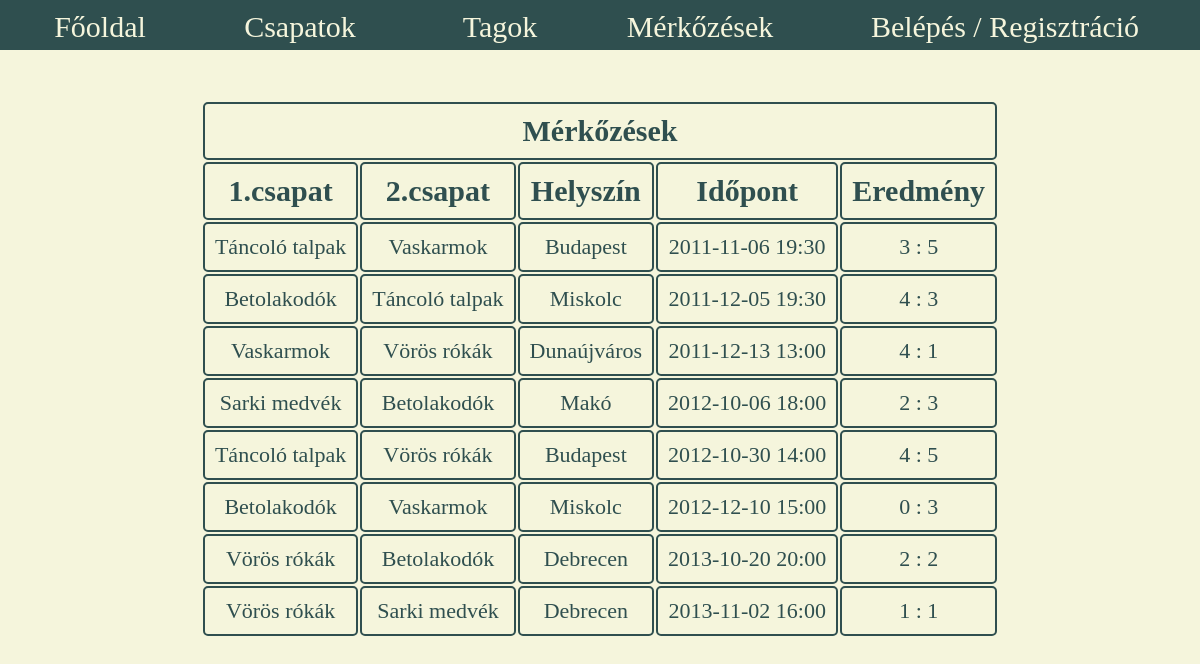
Page /main/merkozes_no_in.php on the committed database.
### tables this page shows
CREATE TABLE `merkozes` (
  `csapatnev1` varchar(50) NOT NULL,
  `csapatnev2` varchar(50) NOT NULL,
  `helyszin` varchar(50) NOT NULL,
  `datum` datetime NOT NULL,
  `eredmeny` varchar(50) DEFAULT 'Nincs rögzítve'
);

### main/db_connect.php (called while the page is built, shortened)
<?php
function csapatsport_connect(){
    $csatlakozas = mysqli_connect("localhost","root","") or die("Nem lehet csatlakozni!");
    mysqli_query($csatlakozas, "SET NAMES utf8");
    mysqli_query($csatlakozas, "SET Character_set_results=utf8");
    mysqli_set_charset($csatlakozas,"utf8");
    return $csatlakozas;
}
function merkozesleker(){
    if (!($merkozes = csapatsport_connect())){
        return false;
    }
    $leker = mysqli_query($merkozes,"SELECT csapatnev1, csapatnev2, helyszin, datum, eredmeny FROM merkozes order by datum");
    return $leker;
}

### main/merkozes_no_in.php (the view, shortened to what this page needs)
<?php
require_once "db_connect.php"
?>
<!DOCTYPE html>
<html lang="hu">
<head>
    <link rel="stylesheet" href="../css/style.css">
</head>
<body>
<header>
    <div id="menu"><ul>
            <li><a href="../index.php">Főoldal</a></li>
            <li><a href="csapat_no_in.php">Csapatok</a></li>
            <li><a href="tag_no_in.php">Tagok</a></li>
            <li><a href="merkozes_no_in.php">Mérkőzések</a></li>
            <li><a href="bere.php" style="width: 270px; padding-left: 70px">Belépés / Regisztráció</a></li>
    </div>
</header>
<div id="main">
    <table>
        <tr><th colspan="6">Mérkőzések</th> </tr>
        <tr>
            <th>1.csapat</th>
            <th>2.csapat</th>
            <th>Helyszín</th>
            <th>Időpont</th>
            <th>Eredmény</th>
        </tr>
        <?php
        $merkozesek = merkozesleker();
        while( $sor = mysqli_fetch_assoc($merkozesek)){
            echo '<tr>';
            echo '<td>'.$sor['csapatnev1'].'</td>';
            echo '<td>'.$sor['csapatnev2'].'</td>';
            echo '<td>'.$sor['helyszin'].'</td>';
            echo '<td>'.substr($sor['datum'],0,16).'</td>';
            echo '<td>'.$sor['eredmeny'].'</td>';
            echo '</tr>';
        }
        ?>
    </table>
</div>
</body>
</html>

### css/style.css (style rules this page uses)
:root { --vaj: beige; --zoldes: darkslategray; --szurke: lightgray; --lightmandarin: #d0b588; }
body { background-color: var(--vaj); margin: 0; padding: 0; }
header { position: fixed; top: 0; width: 100%; height: 50px; background-color: var(--zoldes); z-index: 1; }
#menu { width: 1250px; margin: 10px auto 0; font-size:30px }
#menu ul { padding: 0; margin: 0; color:var(--vaj); background:var(--zoldes); width:100%; }
#menu li { position:relative; float:left; list-style-type:none; text-align:center; }
#menu li a { display:block; text-decoration:none; color:var(--vaj); width:200px; }
#main { margin-top: 100px; text-align: center; font-size: 30px; color: var(--zoldes); }
#main table { margin: 0 auto; border-radius: 10px; padding-bottom: 50px; }
#main table th, td { padding: 10px; border: 2px solid var(--zoldes); border-radius: 5px }
#main table td { font-size: 22px; }

### rows in the picture
merkozes: csapatnev1 "Táncoló talpak", csapatnev2 "Vaskarmok", helyszin "Budapest", datum "2011-11-06 19:30", eredmeny "3 : 5"
merkozes: csapatnev1 "Betolakodók", csapatnev2 "Táncoló talpak", helyszin "Miskolc", datum "2011-12-05 19:30", eredmeny "4 : 3"
merkozes: csapatnev1 "Vaskarmok", csapatnev2 "Vörös rókák", helyszin "Dunaújváros", datum "2011-12-13 13:00", eredmeny "4 : 1"
merkozes: csapatnev1 "Sarki medvék", csapatnev2 "Betolakodók", helyszin "Makó", datum "2012-10-06 18:00", eredmeny "2 : 3"
merkozes: csapatnev1 "Táncoló talpak", csapatnev2 "Vörös rókák", helyszin "Budapest", datum "2012-10-30 14:00", eredmeny "4 : 5"
merkozes: csapatnev1 "Betolakodók", csapatnev2 "Vaskarmok", helyszin "Miskolc", datum "2012-12-10 15:00", eredmeny "0 : 3"
merkozes: csapatnev1 "Vörös rókák", csapatnev2 "Betolakodók", helyszin "Debrecen", datum "2013-10-20 20:00", eredmeny "2 : 2"
merkozes: csapatnev1 "Vörös rókák", csapatnev2 "Sarki medvék", helyszin "Debrecen", datum "2013-11-02 16:00", eredmeny "1 : 1"
